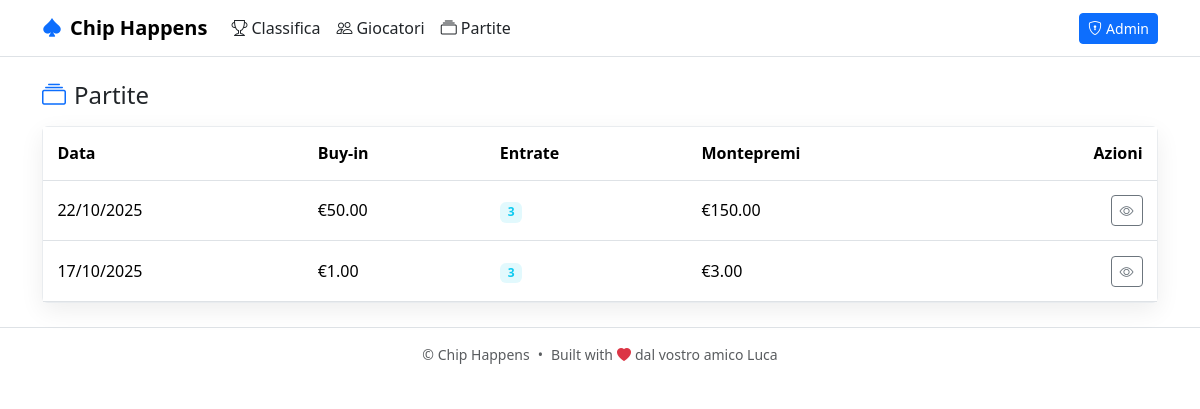
/games, run on the app's committed database.
### models.py (models this page shows)
class Game(db.Model):
    __tablename__ = 'games'
    id = db.Column(db.Integer, primary_key=True)
    date = db.Column(db.Date, nullable=False)
    buy_in = db.Column(db.Float, nullable=False)
    total_entries = db.Column(db.Integer, nullable=False, default=0)
    prize_pool = db.Column(db.Float, nullable=False, default=0.0)

### app.py (the view)
    @app.route("/games")
    def games():
        games = Game.query.order_by(Game.date.desc()).all()
        return render_template("games.html", games=games)

### templates/games.html (shortened to what this page needs)
{% extends 'base.html' %}
{% block content %}
<div class="d-flex justify-content-between align-items-center mb-3 flex-wrap gap-2">
  <h2 class="h4 mb-0"><i class="bi bi-collection me-2 text-primary"></i>Partite</h2>
</div>
<div class="card card-lift">
  <div class="card-body p-0">
    <div class="table-responsive">
      <table class="table table-hover align-middle mb-0 table-stretch">
        <thead class="table-light-subtle">
          <tr>
            <th>Data</th>
            <th>Buy-in</th>
            <th>Entrate</th>
            <th>Montepremi</th>
            <th class="text-end">Azioni</th>
          </tr>
        </thead>
        <tbody>
          {% for g in games %}
          <tr class="row-link" data-href="{{ url_for('game_detail', game_id=g.id) }}">
            <td>{{ g.date.strftime('%d/%m/%Y') }}</td>
            <td>€{{ '%.2f'|format(g.buy_in) }}</td>
            <td>
              <span class="badge bg-info-subtle text-info-emphasis">
                {{ g.total_entries }}
              </span>
            </td>
            <td>€{{ '%.2f'|format(g.prize_pool) }}</td>
            <td class="text-end">
              <a class="btn btn-sm btn-outline-secondary"
                 href="{{ url_for('game_detail', game_id=g.id) }}"
                 title="Dettagli">
                <i class="bi bi-eye"></i>
              </a>
            </td>
          </tr>
          {% else %}
          <tr>
            <td colspan="5" class="text-center text-body-tertiary py-3">
              Nessuna partita registrata.
            </td>
          </tr>
          {% endfor %}
        </tbody>
      </table>
    </div>
  </div>
</div>
{% endblock %}

### static/styles.css (style rules this page uses)
:root { --bg: #f8f9fa; --card: #ffffff; --border: #e9ecef; --text: #212529; --muted: #6c757d; --primary: #0d6efd; --shadow: 0 8px 24px rgba(0,0,0,.07); }
html, body { height: 100%; }
body { background: var(--bg); color: var(--text); }
.navbar, .bg-body, .bg-white, .bg-body-tertiary { background: #fff !important; }
.card { background: var(--card); border-color: var(--border); }
.card-lift { border: 1px solid var(--border); box-shadow: var(--shadow); transition: transform .12s ease, box-shadow .12s ease; }
.table-stretch th, .table-stretch td { padding: .9rem .9rem; }
.bg-info-subtle { background: rgba(13,202,240,.12) !important; }
.text-info-emphasis { color: #0dcaf0 !important; }

### data on the page
Game: date "22/10/2025", buy_in "50.00", total_entries "3", prize_pool "150.00"
Game: date "17/10/2025", buy_in "1.00", total_entries "3", prize_pool "3.00"
